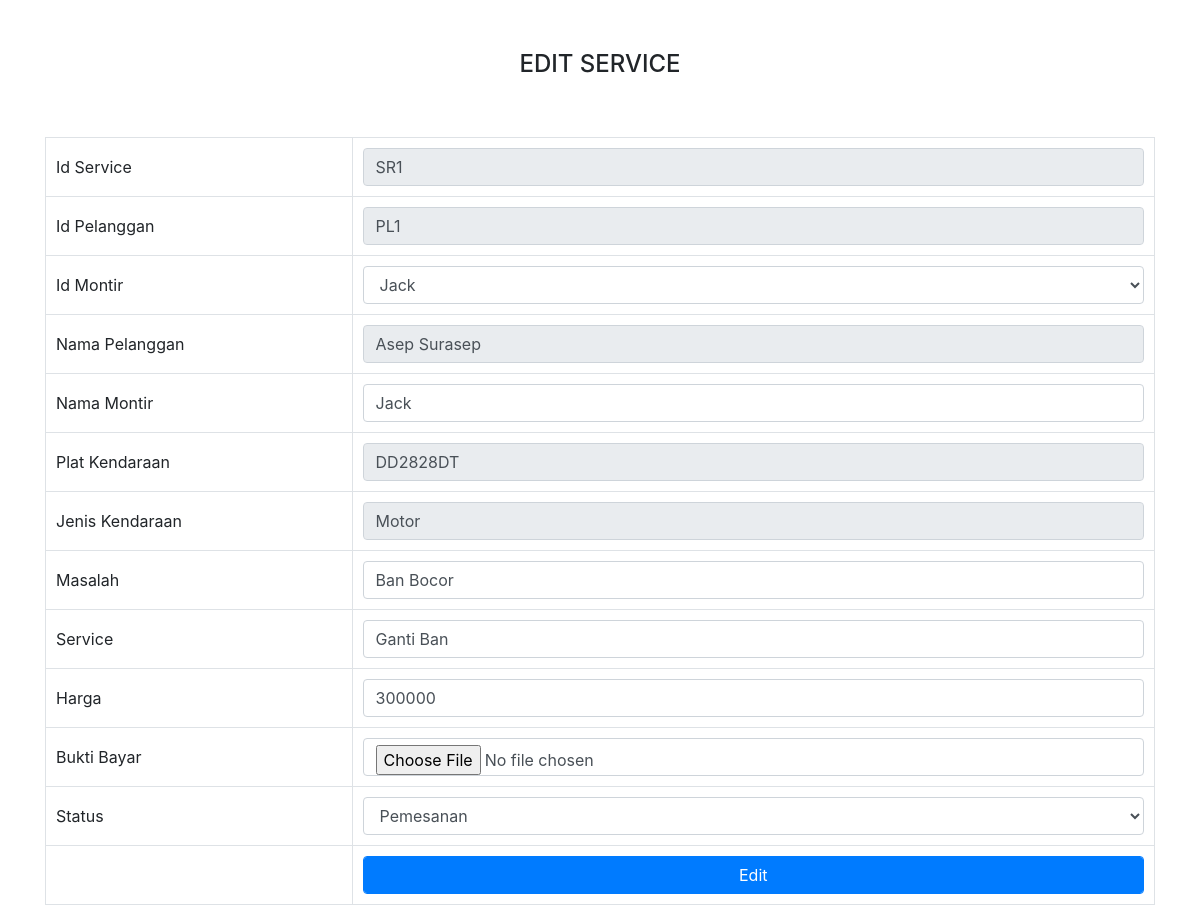
Screenshot of /ServiceEdit.php?id_service=SR1 with the database file from the repository.
### tables this page shows
CREATE TABLE `service` (
  `id_service` char(10) NOT NULL,
  `id_pelanggan` char(255) NOT NULL,
  `id_montir` char(255) NOT NULL,
  `tanggal` date NOT NULL,
  `nama_pelanggan` varchar(255) NOT NULL,
  `nama_montir` varchar(255) NOT NULL,
  `plat_kendaraan` char(8) NOT NULL,
  `jenis_kendaraan` enum('Mobil','Motor') NOT NULL,
  `masalah` text NOT NULL,
  `service` text NOT NULL,
  `harga` int(11) NOT NULL,
  `bukti_bayar` text NOT NULL,
  `status` enum('Pemesanan','Dalam Pengerjaan','Pembayaran','Selesai') NOT NULL
);

### ServiceEdit.php (the view, shortened to what this page needs)
<?php
require 'connect.php';
$montir = mysqli_query($conn, "SELECT * FROM montir;");
$id = $_GET['id_service'];
$result = mysqli_query($conn, "SELECT * FROM service WHERE id_service = '$id';");
while ($results = mysqli_fetch_array($result)){
    $Id_pelanggan = $results['id_pelanggan'];
    $Nama_pelanggan = $results['nama_pelanggan'];
    $Nama_montir = $results['nama_montir'];
    $Plat = $results['plat_kendaraan'];
    $Jenis = $results['jenis_kendaraan'];
    $Masalah = $results['masalah'];
    $Service = $results['service'];
    $Harga = $results['harga'];
    $Bukti_bayar = $results['bukti_bayar'];
}
?>
<!DOCTYPE html>
<head>
    <link rel="stylesheet" href="https://stackpath.bootstrapcdn.com/bootstrap/4.3.1/css/bootstrap.min.css">
</head>
<body>
    <div class="container">
        <div class="row" style="margin: 50px;">
            <div class="col-md-12 text-center">
                <h4>EDIT SERVICE</h4>
            </div>
        </div>
        <div class="row">
            <div class="col-md-12">
                <form action="ServiceEdit.php?id_service<?php echo $id ?>" method="post" name="form1" enctype="multipart/form-data">
                    <table width="100%" class="table-bordered" cellpadding="10">
                        <tr>
                            <td>Id Service</td>
                            <td><input type="text" readonly="" name="id_service" class="form-control" value="<?php echo $id;?>"></td>
                        </tr>
                        <tr>
                            <td>Id Pelanggan</td>
                            <td><input type="text" readonly="" name="id_pelanggan" class="form-control" value="<?php echo $Id_pelanggan; ?>"></td>
                        </tr>
                        <tr>
                            <td>Id Montir</td>
                            <td>
                                <select class="form-control" name="id_montir">
                                    <?php
                                        while($montirs = mysqli_fetch_array($montir)){
                                            echo "
                                                <option value=".$montirs['id_montir'].">".$montirs['nama_montir']."</option>
                                            ";
                                        }
                                    ?>
                                </select>
                            </td>
                        </tr>
                        <tr>
                            <td>Nama Pelanggan</td>
                            <td><input type="text" class="form-control" name="nama_pelanggan" readonly="" value="<?php echo $Nama_pelanggan; ?>"></td>
                        </tr>
                        <tr>
                            <td>Nama Montir</td>
                            <td><input type="text" class="form-control" name="nama_montir" value="<?php echo $Nama_montir; ?>"></td>
                        </tr>
                        <tr>
                            <td>Plat Kendaraan</td>
                            <td><input type="text" class="form-control" name="plat_kendaraan" readonly="" value="<?php echo $Plat; ?>"></td>
                        </tr>
                        <tr>
                            <td>Jenis Kendaraan</td>
                            <td><input type="text" class="form-control" name="jenis_kendaraan" readonly="" value="<?php echo $Jenis; ?>"></td>
                        </tr>
                        <tr>
                            <td>Masalah</td>
                            <td><input type="text" class="form-control" name="masalah" value="<?php echo $Masalah; ?>"></td>
                        </tr>
                        <tr>
                            <td>Service</td>
                            <td><input type="text" class="form-control" name="service" value="<?php echo $Service; ?>"></td>
                        </tr>
                        <tr>
                            <td>Harga</td>
                            <td><input type="text" class="form-control" name="harga" value="<?php echo $Harga;?>"></td>
                        </tr>
                        <tr>
                            <td>Bukti Bayar</td>
                            <td><input type="file" class="form-control" name="gambar" value="<?php echo $Bukti_bayar ?>"></td>
                        </tr>
                        <tr>
                            <td>Status</td>
                            <td>
                                <select name="status" class="form-control">
                                    <option value="Pemesanan">Pemesanan</option>
                                </select>
                            </td>
                        </tr>
                        <tr>
                            <td></td>
                            <td><input type="submit" class="form-control btn btn-primary" name="Submit" value="Edit"></td>
                        </tr>
                    </table>
                </form>
            </div>
        </div>
    </div>
</body>
</html>

### rows the page displays
service: id_pelanggan "PL1", nama_pelanggan "Asep Surasep", nama_montir "Jack", plat_kendaraan "DD2828DT", jenis_kendaraan "Motor", masalah "Ban Bocor", service "Ganti Ban", harga "300000"

### other values shown
form field id_montir "Jack"
